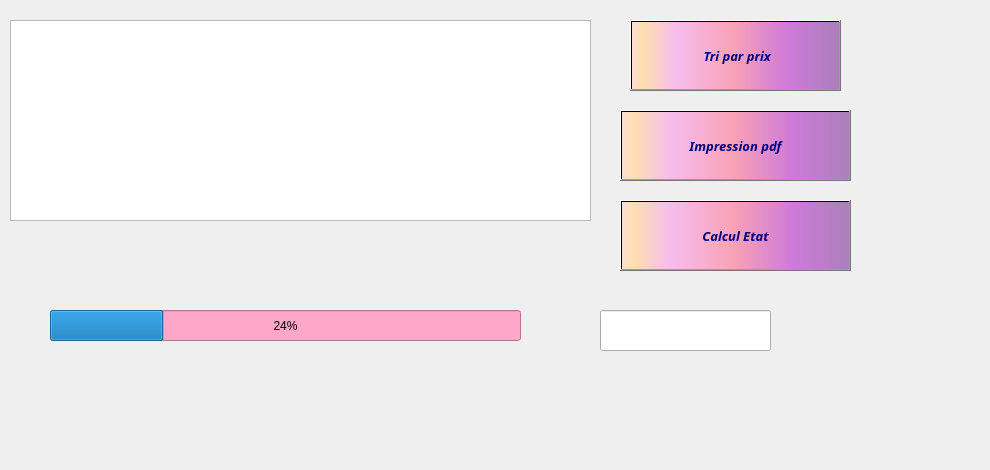
     <widget class="QWidget" name="tab_maintenance_5">
      <attribute name="title">
       <string>Afficher</string>
      </attribute>
      <widget class="QTableView" name="tableView_maintenance">
       <property name="geometry">
        <rect>
         <x>10</x>
         <y>20</y>
         <width>581</width>
         <height>201</height>
        </rect>
       </property>
      </widget>
      <widget class="QPushButton" name="pushButton_maintenance_15">
       <property name="geometry">
        <rect>
         <x>630</x>
         <y>20</y>
         <width>211</width>
         <height>71</height>
        </rect>
       </property>
       <property name="font">
        <font>
         <family>Lucida Calligraphy</family>
         <pointsize>10</pointsize>
         <weight>75</weight>
         <italic>true</italic>
         <bold>true</bold>
         <underline>false</underline>
         <strikeout>false</strikeout>
        </font>
       </property>
       <property name="styleSheet">
        <string notr="true">background-color: qlineargradient(spread:pad, x1:1, y1:0, x2:1, y2:0, stop:0.919598 rgba(255, 0, 111, 255), stop:0.98 rgba(0, 0, 0, 255), stop:1 rgba(235, 148, 61, 255));
color: rgb(0, 0, 127);
background-color: qlineargradient(spread:pad, x1:0, y1:0, x2:1, y2:0, stop:0.0100503 rgba(252, 222, 204, 255), stop:0.0502513 rgba(254, 223, 175, 255), stop:0.211055 rgba(246, 189, 237, 255), stop:0.487437 rgba(249, 162, 183, 255), stop:0.753769 rgba(206, 122, 218, 255), stop:1 rgba(170, 128, 185, 255));</string>
       </property>
       <property name="text">
        <string> Tri par prix</string>
       </property>
       <property name="icon">
        <iconset>
         <normaloff>../../../../../../../../../../i/tri.png</normaloff>../../../../../../../../../../i/tri.png</iconset>
       </property>
       <property name="iconSize">
        <size>
         <width>100</width>
         <height>121</height>
        </size>
       </property>
      </widget>
      <widget class="QLabel" name="label_maintenance_52">
       <property name="geometry">
        <rect>
         <x>0</x>
         <y>-10</y>
         <width>981</width>
         <height>461</height>
        </rect>
       </property>
       <property name="text">
        <string/>
       </property>
       <property name="pixmap">
        <pixmap>../../../../../../../../../../i/00.png</pixmap>
       </property>
      </widget>
      <widget class="QLineEdit" name="lineEdit_maintenance_5">
       <property name="geometry">
        <rect>
         <x>600</x>
         <y>310</y>
         <width>171</width>
         <height>41</height>
        </rect>
       </property>
      </widget>
      <widget class="QLabel" name="label">
       <property name="geometry">
        <rect>
         <x>780</x>
         <y>300</y>
         <width>131</width>
         <height>71</height>
        </rect>
       </property>
       <property name="text">
        <string/>
       </property>
       <property name="pixmap">
        <pixmap>../../../../../../../../../../i/Sans titre-1.png</pixmap>
       </property>
      </widget>
      <widget class="QPushButton" name="pushButton_maintenance_16">
       <property name="geometry">
        <rect>
         <x>620</x>
         <y>110</y>
         <width>231</width>
         <height>71</height>
        </rect>
       </property>
       <property name="font">
        <font>
         <family>Lucida Calligraphy</family>
         <pointsize>10</pointsize>
         <weight>75</weight>
         <italic>true</italic>
         <bold>true</bold>
         <underline>false</underline>
         <strikeout>false</strikeout>
        </font>
       </property>
       <property name="styleSheet">
        <string notr="true">background-color: qlineargradient(spread:pad, x1:1, y1:0, x2:1, y2:0, stop:0.919598 rgba(255, 0, 111, 255), stop:0.98 rgba(0, 0, 0, 255), stop:1 rgba(235, 148, 61, 255));
color: rgb(0, 0, 127);
background-color: qlineargradient(spread:pad, x1:0, y1:0, x2:1, y2:0, stop:0.0100503 rgba(252, 222, 204, 255), stop:0.0502513 rgba(254, 223, 175, 255), stop:0.211055 rgba(246, 189, 237, 255), stop:0.487437 rgba(249, 162, 183, 255), stop:0.753769 rgba(206, 122, 218, 255), stop:1 rgba(170, 128, 185, 255));</string>
       </property>
       <property name="text">
        <string>Impression pdf</string>
       </property>
       <property name="icon">
        <iconset>
         <normaloff>../../../../../../../../../../i/impressionpdf.png</normaloff>../../../../../../../../../../i/impressionpdf.png</iconset>
       </property>
       <property name="iconSize">
        <size>
         <width>100</width>
         <height>121</height>
        </size>
       </property>
      </widget>
      <widget class="QProgressBar" name="status">
       <property name="geometry">
        <rect>
         <x>50</x>
         <y>310</y>
         <width>471</width>
         <height>31</height>
        </rect>
       </property>
       <property name="styleSheet">
        <string notr="true">background-color: rgb(255, 167, 201);
alternate-background-color: qlineargradient(spread:pad, x1:0, y1:0, x2:1, y2:0, stop:0 rgba(0, 0, 0, 255), stop:1 rgba(255, 255, 255, 255));</string>
       </property>
       <property name="value">
        <number>24</number>
       </property>
      </widget>
      <widget class="QPushButton" name="pushButton_maintenance_17">
       <property name="geometry">
        <rect>
         <x>620</x>
         <y>200</y>
         <width>231</width>
         <height>71</height>
        </rect>
       </property>
       <property name="font">
        <font>
         <family>Lucida Calligraphy</family>
         <pointsize>10</pointsize>
         <weight>75</weight>
         <italic>true</italic>
         <bold>true</bold>
         <underline>false</underline>
         <strikeout>false</strikeout>
        </font>
       </property>
       <property name="styleSheet">
        <string notr="true">background-color: qlineargradient(spread:pad, x1:1, y1:0, x2:1, y2:0, stop:0.919598 rgba(255, 0, 111, 255), stop:0.98 rgba(0, 0, 0, 255), stop:1 rgba(235, 148, 61, 255));
color: rgb(0, 0, 127);
background-color: qlineargradient(spread:pad, x1:0, y1:0, x2:1, y2:0, stop:0.0100503 rgba(252, 222, 204, 255), stop:0.0502513 rgba(254, 223, 175, 255), stop:0.211055 rgba(246, 189, 237, 255), stop:0.487437 rgba(249, 162, 183, 255), stop:0.753769 rgba(206, 122, 218, 255), stop:1 rgba(170, 128, 185, 255));</string>
       </property>
       <property name="text">
        <string>Calcul Etat</string>
       </property>
       <property name="icon">
        <iconset>
         <normaloff>../../../../../../../../../../i/stat.png</normaloff>../../../../../../../../../../i/stat.png</iconset>
       </property>
       <property name="iconSize">
        <size>
         <width>100</width>
         <height>121</height>
        </size>
       </property>
      </widget>
      <zorder>label_maintenance_52</zorder>
      <zorder>pushButton_maintenance_15</zorder>
      <zorder>tableView_maintenance</zorder>
      <zorder>lineEdit_maintenance_5</zorder>
      <zorder>label</zorder>
      <zorder>pushButton_maintenance_16</zorder>
      <zorder>status</zorder>
      <zorder>pushButton_maintenance_17</zorder>
     </widget>
